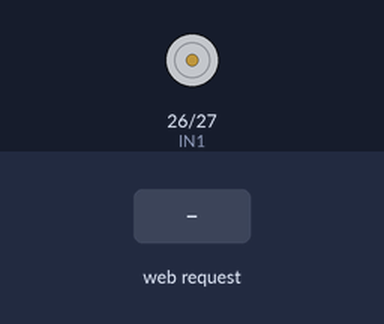
Recording of a sketch running on a simulated ESP32. On the bench: motor-driver pin pairs drawn as motors (green arrow = first pin HIGH = forward, orange = second pin HIGH = backward, longer = more drive, scaled by the enable pin). The inputs (shaded band) are chosen by the test bench. WiFi joins after 1.5 s; servers stay silent unless stated; what the sketch prints to the serial monitor is not drawn.

Above: at 2.7 s.
2.8 s: HTTP request GET /command?cmd=RUN received
At 3.1 s:
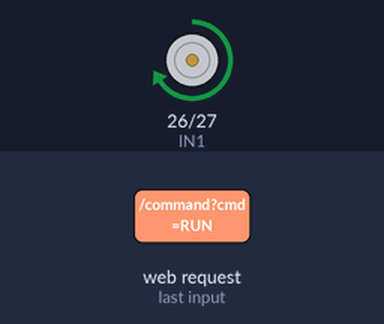
At 6.7 s:
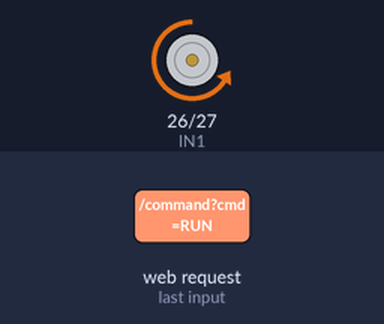
Timing chart, 0 to 10.3 s (numbered marks = the images above; inputs shaded):
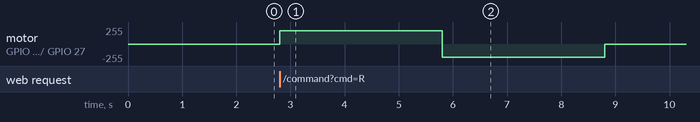

Measured:
- after the input at 2.8 s, motor on GPIO 26 (IN1) / GPIO 27 (IN2): stopped → forward 199/255 at once, → backward 199/255 3.0 s later, → stopped 3.0 s later

The sketch:

slave_code.ino
```cpp
#include <WiFi.h>
#include <WebServer.h>

// WiFi credentials
const char* ssid = "ESP32_MASTER";
const char* password = "12345678";

// STATIC IP (CHANGE FOR EACH SLAVE)
IPAddress local_IP(192, 168, 4, 5);
IPAddress gateway(192, 168, 4, 1);
IPAddress subnet(255, 255, 255, 0);

WebServer server(80);

// Motor pins
#define IN1 26
#define IN2 27
#define ENA 25

// Motor state
bool running = false;
unsigned long motorStart = 0;
int motorStage = 0;

// 🚀 START MOTOR
void startMotor() {
  Serial.println("Motor Triggered!");
  running = true;
  motorStart = millis();
  motorStage = 1;
}

// 🔁 NON-BLOCKING MOTOR CONTROL
void updateMotor() {
  if (!running) return;

  unsigned long now = millis();

  if (motorStage == 1) {
    digitalWrite(IN1, HIGH);
    digitalWrite(IN2, LOW);
    ledcWrite(ENA, 200);

    if (now - motorStart > 3000) {
      motorStage = 2;
      motorStart = now;
    }
  }

  else if (motorStage == 2) {
    digitalWrite(IN1, LOW);
    digitalWrite(IN2, HIGH);
    ledcWrite(ENA, 200);

    if (now - motorStart > 3000) {
      motorStage = 3;
    }
  }

  else {
    ledcWrite(ENA, 0);
    running = false;
  }
}

// 🌐 HANDLE HTTP REQUEST
void handleCommand() {
  if (server.hasArg("cmd")) {
    String cmd = server.arg("cmd");

    if (cmd == "RUN" && !running) {
      startMotor();
      server.send(200, "text/plain", "Motor Started");
      return;
    }
  }

  server.send(400, "text/plain", "Invalid Command");
}

void setup() {
  Serial.begin(115200);

  // Motor pins
  pinMode(IN1, OUTPUT);
  pinMode(IN2, OUTPUT);

  // ✅ NEW PWM API
  ledcAttach(ENA, 1000, 8);

  // WiFi setup
  WiFi.config(local_IP, gateway, subnet);
  WiFi.begin(ssid, password);

  Serial.print("Connecting...");
  while (WiFi.status() != WL_CONNECTED) {
    delay(500);
    Serial.print(".");
  }

  Serial.println("\nConnected!");
  Serial.print("IP: ");
  Serial.println(WiFi.localIP());

  // Server
  server.on("/command", handleCommand);
  server.begin();
}

void loop() {
  server.handleClient();
  updateMotor();
}
```
